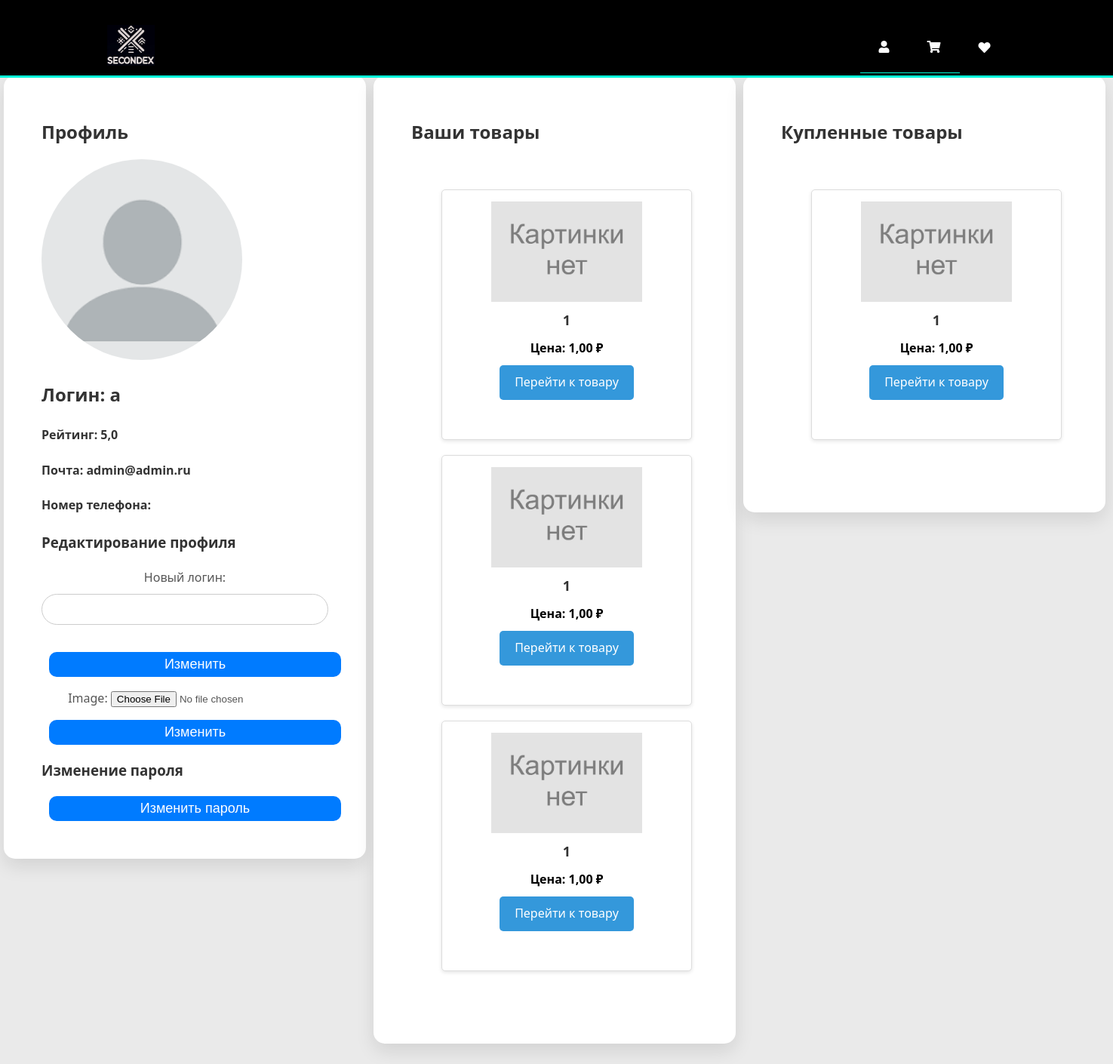
The page /profile/ (signed in) on the database its author committed.
### first/models.py (models this page shows)
class CustomUser(AbstractUser):
    image = models.ImageField(upload_to='user_img/', default='user_img/user_default.png')
    phone_number = models.CharField(max_length=15)
    birth_date = models.DateField(null=True, blank=True)
    rating = models.FloatField(default=5.00, validators=[MaxValueValidator(8.00), MinValueValidator(2.00)])
    votes = models.IntegerField(default=0)

class Product(models.Model):
    seller = models.ForeignKey(CustomUser, on_delete=models.CASCADE)
    title = models.CharField(max_length=200)
    description = models.CharField(max_length=200)
    price = models.DecimalField(max_digits=10, decimal_places=2, validators=[MinValueValidator(0)])
    type = models.CharField(max_length=200, default='snowboard')
    rost = models.CharField(max_length=200, default=' ')
    zhest = models.CharField(max_length=200, default=' ')
    progib = models.CharField(max_length=200, default=' ')
    brand = models.CharField(max_length=200, default=' ')
    image = models.ImageField(upload_to='product_img/', default="product_img/snowboard_default.png")
    available = models.BooleanField(default=True)
    creation_date = models.DateTimeField(default=datetime.date.today)
    is_purchased = models.BooleanField(default=False)

### first/views.py (the view, shortened to what this page needs)
# urls.py: path('profile/', views.profile, name='profile'),
@login_required(login_url='login')
def profile(request):
    form = ''
    img_form = ''
    if 'change_data' in request.POST:
        form = EditProfileForm(request.POST, files=request.FILES, instance=request.user)
        if form.is_valid():
            changed_user = form.save(commit=False)
            changed_user.user = request.user
            changed_user.save()
            if changed_user and changed_user.is_active:
                login(request, changed_user)
                return HttpResponseRedirect(reverse('profile'))
    else:
        form = EditProfileForm()
        img_form = EditImageForm()
    sale_products = Product.objects.filter(seller=request.user.id)
    purchased_products = [purchased_product.product for purchased_product in
                          PurchasedProduct.objects.filter(user=request.user.id)]
    context = {'form': form,
               'img_form': img_form,
               'sale_products': sale_products,
               'username': CustomUser.objects.filter(id=request.user.id)[0].username,
               'email': request.user.email,
               'phone_number': request.user.phone_number,
               'image': CustomUser.objects.filter(id=request.user.id)[0].image,
               'rating': request.user.rating,
               'purchased_products': purchased_products
               }
    return render(request, 'profile.html', context)

### first/forms.py
class EditProfileForm(forms.ModelForm):
    username = forms.CharField(label='Новый логин', widget=forms.TextInput(attrs={'class': 'form-input'}),
                               empty_value=CustomUser.username)
    class Meta:
        model = CustomUser
        fields = ('username',)

class EditImageForm(forms.ModelForm):
    image = forms.ImageField()
    class Meta:
        model = CustomUser
        fields = ('image',)

### first/templates/profile.html (shortened to what this page needs)
<!DOCTYPE html>
<html lang="en">
<head>
    {% load static %}
    <link rel="stylesheet" href="{% static 'css/profile.css' %}">
</head>
<body>
    {% include 'menu.html' %}
    <div class="block">
        <h1>Профиль</h1>
        <img src="{{ image.url }}" style="width: 70%; border-radius: 50%;">
        <h2>Логин: {{ username }}</h2>
        <h4>Рейтинг: {{ rating }}</h4>
        <h4>Почта: {{ email }}</h4>
        <h4>Номер телефона: {{ phone_number }}</h4>
        <h3>Редактирование профиля</h3>
        <form method="post" enctype="multipart/form-data">
            {{ form.as_p }}
            <button type="submit" name="change_data">Изменить</button>
        </form>
        <form method="post" enctype="multipart/form-data">
            {{ img_form.as_p }}
            <button type="submit" name="change_image">Изменить</button>
        </form>
        <h3>Изменение пароля</h3>
        <button><a href="/profile/password_change/">Изменить пароль</a></button>
    </div>
    <div class="block">
        <h1>Ваши товары</h1>
        {% if sale_products %}
        <ul>
            {% for product in sale_products %}
                <article class="product">
                    <img src="{{ product.image.url }}" alt='Фото товара "{{ product.title }}"'>
                    <h2>{{ product.title }}</h2>
                    <span class="price">Цена: {{ product.price }} ₽</span>
                    <a href="/product/{{ product.id }}" class="goto-product-btn">Перейти к товару</a>
                </article>
            {% endfor %}
        </ul>
        {% else %}
        <p>Товаров пока нет</p>
        {% endif %}
    </div>
    <div class="block">
        <h1>Купленные товары</h1>
        {% if purchased_products %}
        <ul>
            {% for product in purchased_products %}
                <article class="product">
                    <img src="{{ product.image.url }}" alt='Фото товара "{{ product.title }}"'>
                    <h2>{{ product.title }}</h2>
                    <span class="price">Цена: {{ product.price }} ₽</span>
                    <a href="/product/{{ product.id }}" class="goto-product-btn">Перейти к товару</a>
                </article>
            {% endfor %}
        </ul>
        {% else %}
        <p>Товаров пока нет</p>
        {% endif %}
    </div>
</body>
</html>

### first/static/css/profile.css (style rules this page uses)
body { font-family: 'Helvetica Neue', Helvetica, Arial, sans-serif; background-color: #e9ecef; margin: 0; display: flex; }
h1 { color: #333; font-size: 24px; }
input[type="text"], input[type="password"], input[type="email"] { width: 100%; padding: 12px 20px; margin: 8px 0 20px 0; display: inline-block; border: 1px solid #ccc; border-radius: 25px; box-sizing: border-box; transition: border-color 0.3s ease-in-out; }
button { display: block; width: 387px; height: 33px; padding: 1px 20px; margin: 10px; background-color: #007bff; color: white; border: none; border-radius: 10px; cursor: pointer; font-size: 18px; transition: background-color 0.3s ease-in-out, transform 0.3s ease-in-out; }
a { text-decoration: none; color: white; }
.block { background-color: #ffffff; padding: 40px 50px; border-radius: 15px; box-shadow: 0 10px 25px 0 rgba(0, 0, 0, 0.1); max-width: 380px; position: relative; width: 100%; margin: 100px 5px; height: 100%; }
.product { display: flex; flex-direction: column; align-items: center; background-color: #fff; border: 1px solid #ddd; border-radius: 5px; margin: 20px; padding: 15px; box-shadow: 0 2px 5px rgba(0, 0, 0, 0.1); width: 300px; height: 300px; }
.product img { max-width: 200px; max-height: 200px; }
.product h2 { margin: 10px 0; font-size: 18px; color: #333; text-align: center; }
.product .price { font-weight: bold; color: #000; font-size: 16px; text-align: center; }
.goto-product-btn { position: sticky; margin-top: 10px; padding: 10px 20px; color: #fff; background-color: #3498db; text-decoration: none; border-radius: 5px; transition: background-color 0.3s; }
p { text-align: center; color: #555; }

### first/static/css/menu.css (style rules this page uses)
body { font-family: 'Segoe UI', Tahoma, Geneva, Verdana, sans-serif; margin: 0; margin-bottom: 100px; padding: 0; background-color: #eaeaea; color: #333; line-height: 1.6; }
body { padding-top: 120px; }
h1, h2 { color: #333; }
ul { padding: 20px; }
:root { --primary-color: #333; --secondary-color: #eaeaea; --snowflake-size: 20px; --snowflake-opacity: 0.5; }
body { font-family: 'Segoe UI', Tahoma, Geneva, Verdana, sans-serif; margin: 0; padding: 0; background-color: var(--secondary-color); color: var(--primary-color); line-height: 1.6; }

### rows shown on the page
CustomUser: rating "5,0", email "admin@admin.ru"
Product: image (placeholder picture), title "1", price "1,00"
Product: image (placeholder picture), title "1", price "1,00"
Product: image (placeholder picture), title "1", price "1,00"
Product: image (placeholder picture), title "1", price "1,00"

### other values the page prints
{{ username }} "a"
